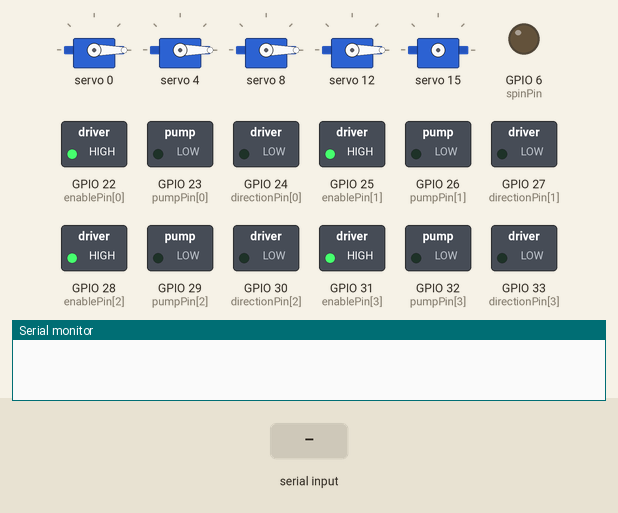
A sketch run on a simulated ESP32-S3. On the bench: 5 × servo, switched loads named in the sketch (green lamp = pin HIGH), output pins drawn as LEDs (lit = HIGH), the last lines printed to the serial monitor. Inputs (shaded band) come from the test bench.

Above: at 3.2 s.
3.3 s: "0\n" received over Serial
4.8 s: "90,45\n" received over Serial
6.3 s: "0\n" received over Serial
At 6.51 s:
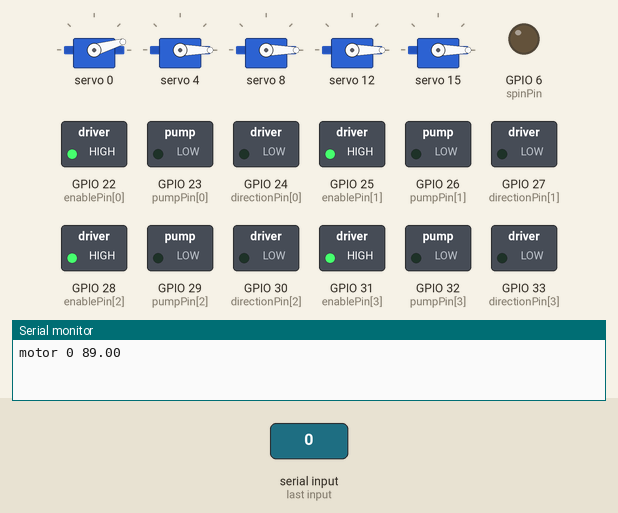
At 8.1 s:
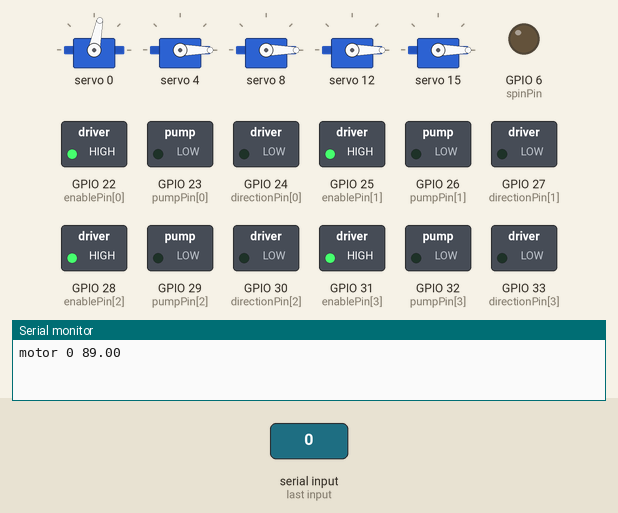
Timing chart, 0 to 9.6 s (numbered marks = the images above; inputs shaded):
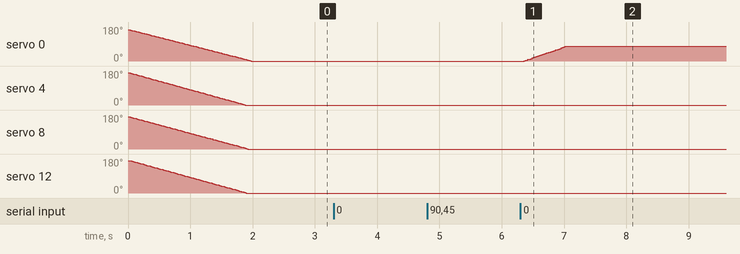

The sketch:

arm_control-2.ino
```cpp
#include <Wire.h>
#include <Adafruit_PWMServoDriver.h>

Adafruit_PWMServoDriver pwm = Adafruit_PWMServoDriver();

#define MIN_PULSE_WIDTH 400
#define MAX_PULSE_WIDTH 2300
#define FREQUENCY 60
#define NUMBER_OF_MOTORS 5
#define NUMBER_OF_PUMPS 4
#define NUMBER_OF_SWITCHES 2
#define length1 10.5
#define length2 9
#define length3 10.3
#define length4 8
#define lowerX -30
#define upperX 30
#define lowerY -30
#define upperY 30
#define lowerZ -30
#define upperZ 30

int motor[5] = {0,4,8,12,15};
float ang[5] = {0.,0.,0.,0.,0.};
float startAng[5] = {0.,0.,0.,0.,0.};
float finishAng[5] = {0.,0.,0.,0.,0.};
float frame = 0.;
bool setFlag = true;
bool valid = true;
int spinPin = 6;
int spinSpeed = 0;
int bitPin[2] = {2,2};
int bitPinVal[2] {0,0};
int pumpPin[4] = {23,26,29,32};
int directionPin[4] = {24,27,30,33};
int enablePin[4] = {22,25,28,31};
bool pumpFlag[4] = {false, false, false, false};
int steps[4] = {0,0,0,0};

void setup() {
  Serial.begin(115200);
  Serial.setTimeout(.1005);
  pwm.begin();
  pwm.setPWMFreq(FREQUENCY);
  for (int x = 0; x < 4; x++){//sets the mode of the syringe pump pins
    pinMode(pumpPin[x],OUTPUT);
    pinMode(directionPin[x],OUTPUT);
    pinMode(enablePin[x],OUTPUT);
    pinMode(spinPin, OUTPUT);
    digitalWrite(enablePin[x],HIGH);
  }
  pinMode(bitPin, OUTPUT); //sets the mode of the DC motor pin
  calibrate();
}

void calibrate(){//sets the physical motors all to 0 after going through every angle
  for (int x  = 180; x >= 0; x -= 2){
    for (int y = 0; y < 4; y += 1){
      ang[y] = x;
      delay(5);
      moveMotor(x ,motor[y]);
    }
  }
}

float getMotorPulse(float angle,int motorOut){
  float pulse;
   if (motorOut == 0){
    pulse = map(angle, 0, 180, MIN_PULSE_WIDTH+100, MAX_PULSE_WIDTH-50);//maps angle to pulse width, different for top motor
  }else if (motorOut==4){
    pulse = map(angle, 0, 180, MIN_PULSE_WIDTH, MAX_PULSE_WIDTH);//maps angle to pulse width
  }else if (motorOut==8){
    pulse = map(angle, 0, 180, MIN_PULSE_WIDTH+50, MAX_PULSE_WIDTH);//maps angle to pulse width
  }else if (motorOut==12){
    pulse = map(angle, 0, 180, MIN_PULSE_WIDTH, MAX_PULSE_WIDTH);//maps angle to pulse width
  }else if (motorOut==15){
    pulse = map(angle, 0, 180, MIN_PULSE_WIDTH, MAX_PULSE_WIDTH);//maps angle to pulse width
  }
  pulse = pulse / 1000000 * FREQUENCY * 4096;//changes pulse width to out pulse sent to servo
  return pulse;
}

float calcMockX(){//calculates a mock X coordinate from middle servos - used for 2 dimensions
  float xCoord[3] = {0.,0.,0.};
  xCoord[2] = length1 * cos(((ang[2])*M_PI)/180.);
  xCoord[1] = length2 * cos(((ang[2] + 90 - ang[1])*M_PI)/180.);
  xCoord[0] = length3 * cos((((ang[2] + 90 - ang[1]) + 90 - ang[0])*M_PI)/180.);
  return (xCoord[2] + xCoord[1] + xCoord[0]);
}

float calcTrueX(){//calculates X coordinate via all servos
  float xCoord = 0.;
  xCoord = calcMockX() * cos(((ang[3])*M_PI)/180.);
  return (xCoord);
}

float calcY(){// calculates Y coordinate from middle servos
  float yCoord[3] = {0.,0.,0.};
  yCoord[2] = length1 * sin(((ang[2])*M_PI)/180.);
  yCoord[1] = length2 * sin(((ang[2] + 90 - ang[1])*M_PI)/180.);
  yCoord[0] = length3 * sin((((ang[2] + 90 - ang[1]) + 90 - ang[0])*M_PI)/180.);
  return (yCoord[2] + yCoord[1] + yCoord[0]);
}

float calcZ(){//calculates Z coordinate from bottom servo
  float zCoord = 0.;
  zCoord = calcMockX() * sin(((ang[3])*M_PI)/180.);
  return (zCoord);
}

float getAngle(int motor, float input){//takes serial input and the motor calculated and returns the corresponding angle
  float angle = (input-(motor*181.));
  return angle;
}

int getMotor(float input){//takes serial input and returns the corresponding motor
  int motor = floor(input/181.);
  return motor;
}

int getPump(int input){
  int pumpNumber = floor((input-(((NUMBER_OF_MOTORS)*181)-1))/3001.);
  return pumpNumber;
}

int getSteps(int pump, float input){//takes serial input and the motor calculated and returns the corresponding angle
  int steps = ((input-((NUMBER_OF_MOTORS)*181)+1)-(pump*3001.)) - 1500.;
  return steps;
}

int getSwitch(int input){
  int switchNumber = floor((input - (NUMBER_OF_MOTORS*181) - (NUMBER_OF_PUMPS * 3001)-1)/2);
  return switchNumber;
}

int getSwitchPulse(int switchNumber, float input){//takes serial input and the motor calculated and returns the corresponding angle
  int pulse = ((int(input - (NUMBER_OF_MOTORS*181) - (NUMBER_OF_PUMPS * 3001)+1))%2);
  return pulse;
}

bool checkBounds(){
  if (calcTrueX() >= upperX || calcTrueX() <= lowerX){
    return false;
  } else if (calcY() >= upperY || calcY() <= lowerY){
    return false;
  }else if (calcZ() >= upperZ || calcZ() <= lowerZ){
    return false;
  } else{
    return true;
  }
}

void loop(){//then executes input instruction
  if (setFlag == true){
    while (Serial.available() == false){}
    delay(5);
    float input = Serial.readString().toFloat();
    input -= 1.;
    //Serial.println(input);
    if (input <= (-1.)){
      setFlag = false;
    } else if (input >=0 && input <= ((NUMBER_OF_MOTORS)*181)-1){
      int motor = getMotor(input);
      float angle = getAngle(motor,input);
      Serial.println("motor " + String(motor) + " " + String(angle));
      finishAng[motor] = angle;
    } else if ((input >= ((NUMBER_OF_MOTORS)*181)) && (input <= (((NUMBER_OF_PUMPS)*3001)+((NUMBER_OF_MOTORS)*181)-1))){
      input -= 1;
      int pump = getPump(input);
      steps[pump] = getSteps(pump,input);
      pumpFlag[pump] = true;
      Serial.println("pump " + String(pump) + " " + String(steps[pump]));
    } else if (((input >= (((NUMBER_OF_PUMPS)*3001)+((NUMBER_OF_MOTORS)*181)))) && (input <= (((((NUMBER_OF_PUMPS)*3001)+((NUMBER_OF_MOTORS)*181)))+NUMBER_OF_SWITCHES*2-1))){
      input += 1;
      int switchNumber = getSwitch(input);
      bitPinVal[switchNumber] = getSwitchPulse(switchNumber, input);
      Serial.println("switch " + String(switchNumber) + " " + String(bitPinVal[switchNumber]));
    }else if (input >= (((((NUMBER_OF_PUMPS)*3001)+((NUMBER_OF_MOTORS)*181)))+NUMBER_OF_SWITCHES*2-1)){
      input -= 7;
      Serial.println(input - ((((NUMBER_OF_PUMPS)*3001)+((NUMBER_OF_MOTORS)*181)))+NUMBER_OF_SWITCHES*2-1);
      int spinSpeed = input - ((((NUMBER_OF_PUMPS)*3001)+((NUMBER_OF_MOTORS)*181)))+NUMBER_OF_SWITCHES*2-1;
      analogWrite(spinPin, spinSpeed);
    }
  } else{
    for (int x = 0; x < NUMBER_OF_SWITCHES; x += 1){
      if (bitPinVal[x] == 1){
        digitalWrite(bitPin[x], HIGH);
      } else{
        digitalWrite(bitPin[x], LOW);
      }
    }
    for (int x = 0; x < NUMBER_OF_PUMPS; x += 1){
      if (pumpFlag[x] == true){
        //Serial.println("done");
        movePump(x);
        pumpFlag[x] = false;
      }
    }
    frame += 0.25;
    for (int x = 0; x < 5; x += 1){
      if (frame < 61 && valid != false){//within frames 0 to 90
        ang[x] = map(frame, 0, 60, startAng[x], finishAng[x]);
        if (checkBounds() != false){
          moveMotor(ang[x], motor[x]);
        } else {
          Serial.println("out of bounds");
          valid = false;
          for (int y = 0; y < 5; y += 1){
            ang[y] = map(frame - 1, 0, 60, startAng[y], finishAng[y]);
          }
        }
      }
    }

      if (frame > 61 || valid == false){//once frames exceed 90, resets frames and waits for new serial to read
        for (int x = 0; x < 5; x += 1){
          startAng[x] = ang[x];
          finishAng[x] = ang[x];
          frame = 0;
          setFlag = true;
          valid = true;
       }
    }
  }
}

void movePump(int pump){
  if (steps[pump] < 0){
    digitalWrite(directionPin[pump], LOW);
    //Serial.println("down");
  } else{
    digitalWrite(directionPin[pump], HIGH);
    //Serial.println("up");
  }
  steps[pump] = abs(steps[pump]);
  for(int i =0; i<steps[pump];i++){
    //Serial.println(i+1);
    digitalWrite(pumpPin[pump],HIGH);
    delayMicroseconds(600);
    digitalWrite(pumpPin[pump],LOW);//for pulse duration>4μs
    delayMicroseconds(600);
    delay(10);
  }
}

void moveMotor(float angle, int motorOut){//takes the motor and angle specified and physically moves the corresponding servo
  float pulse;
  pulse = getMotorPulse(angle,motorOut);
  //Serial.println(pulse);
  pwm.setPWM(motorOut, 0, pulse);
  //Serial.println("motor " + String((motorOut/4)+1) + " " + angle + " x: " + String(calcTrueX()) + " y: " + String(calcY()) + " z: " + String(calcZ()));
  delayMicroseconds(10);
}
```

Measured:
- after the input at 6.3 s, servo 0: moves from 0° to 79° over 0.68 s, starting after 0.06 s
